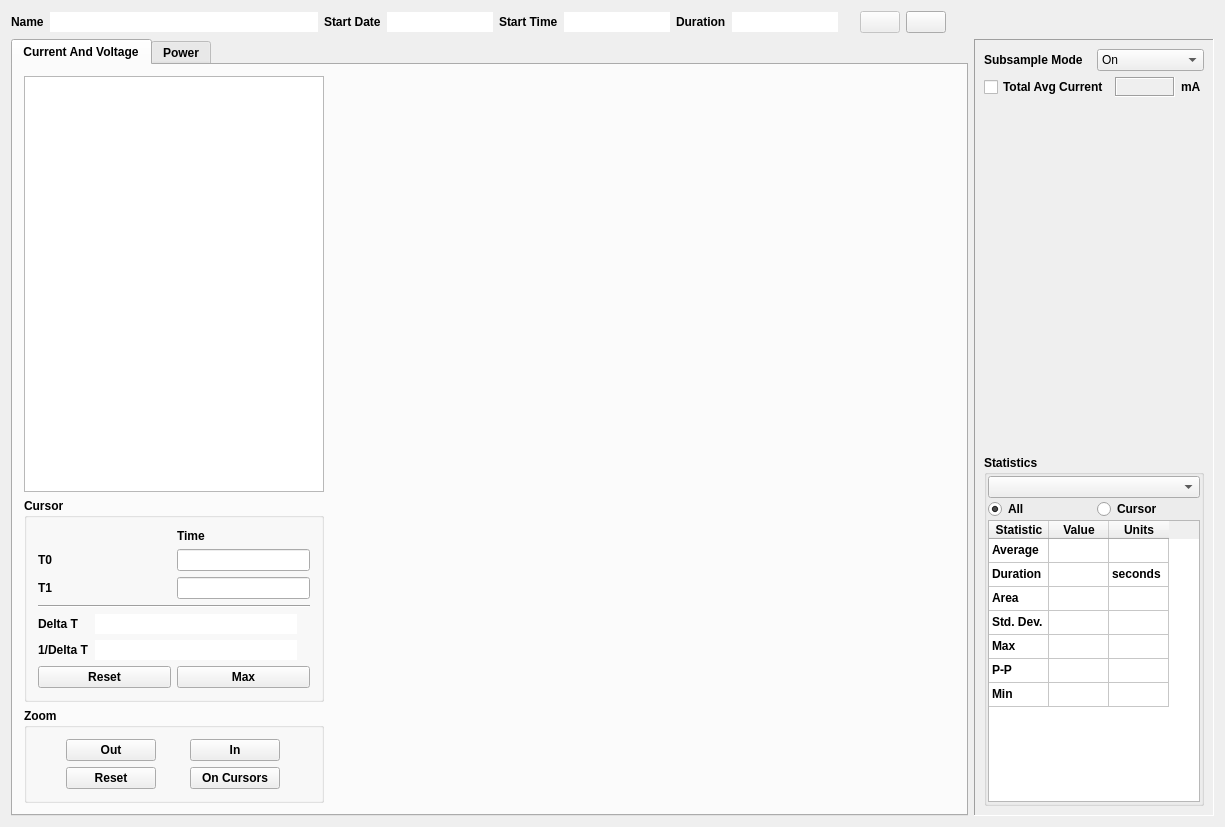
<?xml version="1.0" encoding="UTF-8"?>
<ui version="4.0">
 <class>EPMViewerWindowClass</class>
 <widget class="QWidget" name="EPMViewerWindowClass">
  <property name="geometry">
   <rect>
    <x>0</x>
    <y>0</y>
    <width>1225</width>
    <height>827</height>
   </rect>
  </property>
  <property name="sizePolicy">
   <sizepolicy hsizetype="Expanding" vsizetype="Expanding">
    <horstretch>0</horstretch>
    <verstretch>0</verstretch>
   </sizepolicy>
  </property>
  <property name="minimumSize">
   <size>
    <width>0</width>
    <height>0</height>
   </size>
  </property>
  <property name="maximumSize">
   <size>
    <width>16777215</width>
    <height>16777215</height>
   </size>
  </property>
  <property name="windowTitle">
   <string>Alpaca Viewer</string>
  </property>
  <property name="windowIcon">
   <iconset resource="Resources/AlpacaViewer.qrc">
    <normaloff>:/AlpacaViewer.ico</normaloff>:/AlpacaViewer.ico</iconset>
  </property>
  <layout class="QVBoxLayout" name="_topLayout">
   <item>
    <layout class="QHBoxLayout" name="captionLayout">
     <property name="spacing">
      <number>6</number>
     </property>
     <property name="bottomMargin">
      <number>0</number>
     </property>
     <item>
      <widget class="QLabel" name="label_4">
       <property name="text">
        <string>&lt;html&gt;&lt;head/&gt;&lt;body&gt;&lt;p&gt;&lt;span style=&quot; font-weight:600;&quot;&gt;Name&lt;/span&gt;&lt;/p&gt;&lt;/body&gt;&lt;/html&gt;</string>
       </property>
      </widget>
     </item>
     <item>
      <widget class="QLineEdit" name="_name">
       <property name="minimumSize">
        <size>
         <width>160</width>
         <height>0</height>
        </size>
       </property>
       <property name="autoFillBackground">
        <bool>false</bool>
       </property>
       <property name="frame">
        <bool>false</bool>
       </property>
       <property name="readOnly">
        <bool>true</bool>
       </property>
      </widget>
     </item>
     <item>
      <widget class="QLabel" name="label_5">
       <property name="text">
        <string>&lt;html&gt;&lt;head/&gt;&lt;body&gt;&lt;p&gt;&lt;span style=&quot; font-weight:600;&quot;&gt;Start Date&lt;/span&gt;&lt;/p&gt;&lt;/body&gt;&lt;/html&gt;</string>
       </property>
      </widget>
     </item>
     <item>
      <widget class="QLineEdit" name="_startDate">
       <property name="sizePolicy">
        <sizepolicy hsizetype="Minimum" vsizetype="Fixed">
         <horstretch>0</horstretch>
         <verstretch>0</verstretch>
        </sizepolicy>
       </property>
       <property name="minimumSize">
        <size>
         <width>80</width>
         <height>0</height>
        </size>
       </property>
       <property name="frame">
        <bool>false</bool>
       </property>
       <property name="alignment">
        <set>Qt::AlignLeading|Qt::AlignLeft|Qt::AlignVCenter</set>
       </property>
       <property name="readOnly">
        <bool>true</bool>
       </property>
      </widget>
     </item>
     <item>
      <widget class="QLabel" name="label_6">
       <property name="text">
        <string>&lt;html&gt;&lt;head/&gt;&lt;body&gt;&lt;p&gt;&lt;span style=&quot; font-weight:600;&quot;&gt;Start Time&lt;/span&gt;&lt;/p&gt;&lt;/body&gt;&lt;/html&gt;</string>
       </property>
      </widget>
     </item>
     <item>
      <widget class="QLineEdit" name="_startTime">
       <property name="sizePolicy">
        <sizepolicy hsizetype="Minimum" vsizetype="Fixed">
         <horstretch>0</horstretch>
         <verstretch>0</verstretch>
        </sizepolicy>
       </property>
       <property name="minimumSize">
        <size>
         <width>80</width>
         <height>0</height>
        </size>
       </property>
       <property name="frame">
        <bool>false</bool>
       </property>
       <property name="alignment">
        <set>Qt::AlignLeading|Qt::AlignLeft|Qt::AlignVCenter</set>
       </property>
       <property name="readOnly">
        <bool>true</bool>
       </property>
      </widget>
     </item>
     <item>
      <widget class="QLabel" name="label_7">
       <property name="text">
        <string>&lt;html&gt;&lt;head/&gt;&lt;body&gt;&lt;p&gt;&lt;span style=&quot; font-weight:600;&quot;&gt;Duration&lt;/span&gt;&lt;/p&gt;&lt;/body&gt;&lt;/html&gt;</string>
       </property>
      </widget>
     </item>
     <item>
      <widget class="QLineEdit" name="_duration">
       <property name="sizePolicy">
        <sizepolicy hsizetype="Minimum" vsizetype="Fixed">
         <horstretch>0</horstretch>
         <verstretch>0</verstretch>
        </sizepolicy>
       </property>
       <property name="minimumSize">
        <size>
         <width>80</width>
         <height>0</height>
        </size>
       </property>
       <property name="frame">
        <bool>false</bool>
       </property>
       <property name="alignment">
        <set>Qt::AlignJustify|Qt::AlignVCenter</set>
       </property>
       <property name="readOnly">
        <bool>true</bool>
       </property>
      </widget>
     </item>
     <item>
      <spacer name="horizontalSpacer_3">
       <property name="orientation">
        <enum>Qt::Horizontal</enum>
       </property>
       <property name="sizeType">
        <enum>QSizePolicy::Fixed</enum>
       </property>
       <property name="sizeHint" stdset="0">
        <size>
         <width>16</width>
         <height>20</height>
        </size>
       </property>
      </spacer>
     </item>
     <item>
      <widget class="QPushButton" name="_exportButton">
       <property name="enabled">
        <bool>false</bool>
       </property>
       <property name="contextMenuPolicy">
        <enum>Qt::NoContextMenu</enum>
       </property>
       <property name="toolTip">
        <string>&lt;html&gt;&lt;head/&gt;&lt;body&gt;&lt;p&gt;Export selected or unselected series&lt;/p&gt;&lt;/body&gt;&lt;/html&gt;</string>
       </property>
       <property name="text">
        <string/>
       </property>
       <property name="icon">
        <iconset resource="Resources/AlpacaViewer.qrc">
         <normaloff>:/Export.png</normaloff>:/Export.png</iconset>
       </property>
       <property name="iconSize">
        <size>
         <width>27</width>
         <height>20</height>
        </size>
       </property>
      </widget>
     </item>
     <item>
      <widget class="QPushButton" name="_locateExportFolder">
       <property name="contextMenuPolicy">
        <enum>Qt::NoContextMenu</enum>
       </property>
       <property name="text">
        <string/>
       </property>
       <property name="icon">
        <iconset resource="Resources/AlpacaViewer.qrc">
         <normaloff>:/folder-play.png</normaloff>:/folder-play.png</iconset>
       </property>
       <property name="iconSize">
        <size>
         <width>27</width>
         <height>20</height>
        </size>
       </property>
      </widget>
     </item>
     <item>
      <spacer name="horizontalSpacer_2">
       <property name="orientation">
        <enum>Qt::Horizontal</enum>
       </property>
       <property name="sizeHint" stdset="0">
        <size>
         <width>40</width>
         <height>20</height>
        </size>
       </property>
      </spacer>
     </item>
    </layout>
   </item>
   <item>
    <layout class="QHBoxLayout" name="horizontalLayout_4" stretch="10,1">
     <item>
      <widget class="QTabWidget" name="_tabWidget">
       <property name="font">
        <font>
         <bold>true</bold>
        </font>
       </property>
       <property name="currentIndex">
        <number>0</number>
       </property>
       <widget class="QWidget" name="_currentAndVoltageTab">
        <attribute name="title">
         <string>Current And Voltage</string>
        </attribute>
        <layout class="QHBoxLayout" name="horizontalLayout_8" stretch="1,10">
         <item>
          <layout class="QVBoxLayout" name="verticalLayout_12">
           <item>
            <widget class="EPMChannelTable" name="_channelTable">
             <property name="sizePolicy">
              <sizepolicy hsizetype="Fixed" vsizetype="Expanding">
               <horstretch>0</horstretch>
               <verstretch>0</verstretch>
              </sizepolicy>
             </property>
             <property name="minimumSize">
              <size>
               <width>300</width>
               <height>0</height>
              </size>
             </property>
             <property name="maximumSize">
              <size>
               <width>300</width>
               <height>16777215</height>
              </size>
             </property>
             <property name="verticalScrollBarPolicy">
              <enum>Qt::ScrollBarAsNeeded</enum>
             </property>
             <property name="horizontalScrollBarPolicy">
              <enum>Qt::ScrollBarAlwaysOff</enum>
             </property>
             <property name="editTriggers">
              <set>QAbstractItemView::NoEditTriggers</set>
             </property>
             <property name="selectionMode">
              <enum>QAbstractItemView::NoSelection</enum>
             </property>
             <attribute name="horizontalHeaderMinimumSectionSize">
              <number>30</number>
             </attribute>
             <attribute name="horizontalHeaderDefaultSectionSize">
              <number>30</number>
             </attribute>
             <attribute name="verticalHeaderVisible">
              <bool>false</bool>
             </attribute>
             <attribute name="verticalHeaderMinimumSectionSize">
              <number>24</number>
             </attribute>
             <attribute name="verticalHeaderDefaultSectionSize">
              <number>24</number>
             </attribute>
            </widget>
           </item>
           <item>
            <layout class="QVBoxLayout" name="verticalLayout_11">
             <item>
              <widget class="QGroupBox" name="groupBox_2">
               <property name="sizePolicy">
                <sizepolicy hsizetype="Preferred" vsizetype="Preferred">
                 <horstretch>0</horstretch>
                 <verstretch>0</verstretch>
                </sizepolicy>
               </property>
               <property name="minimumSize">
                <size>
                 <width>250</width>
                 <height>0</height>
                </size>
               </property>
               <property name="title">
                <string>Cursor</string>
               </property>
               <layout class="QVBoxLayout" name="verticalLayout_15">
                <item>
                 <layout class="QVBoxLayout" name="verticalLayout_14">
                  <item>
                   <layout class="QHBoxLayout" name="horizontalLayout_9">
                    <item>
                     <layout class="QVBoxLayout" name="verticalLayout_7">
                      <item>
                       <spacer name="horizontalSpacer">
                        <property name="orientation">
                         <enum>Qt::Horizontal</enum>
                        </property>
                        <property name="sizeHint" stdset="0">
                         <size>
                          <width>40</width>
                          <height>20</height>
                         </size>
                        </property>
                       </spacer>
                      </item>
                      <item>
                       <widget class="QLabel" name="label_8">
                        <property name="text">
                         <string>&lt;html&gt;&lt;head/&gt;&lt;body&gt;&lt;p&gt;T0&lt;/p&gt;&lt;/body&gt;&lt;/html&gt;</string>
                        </property>
                       </widget>
                      </item>
                      <item>
                       <widget class="QLabel" name="label_9">
                        <property name="text">
                         <string>&lt;html&gt;&lt;head/&gt;&lt;body&gt;&lt;p&gt;T1&lt;/p&gt;&lt;/body&gt;&lt;/html&gt;</string>
                        </property>
                       </widget>
                      </item>
                     </layout>
                    </item>
                    <item>
                     <layout class="QVBoxLayout" name="verticalLayout_13">
                      <item>
                       <widget class="QLabel" name="label_10">
                        <property name="text">
                         <string>&lt;html&gt;&lt;head/&gt;&lt;body&gt;&lt;p&gt;Time&lt;/p&gt;&lt;/body&gt;&lt;/html&gt;</string>
                        </property>
                       </widget>
                      </item>
                      <item>
                       <widget class="QLineEdit" name="_t0"/>
                      </item>
                      <item>
                       <widget class="QLineEdit" name="_t1"/>
                      </item>
                     </layout>
                    </item>
                   </layout>
                  </item>
                  <item>
                   <widget class="Line" name="line">
                    <property name="orientation">
                     <enum>Qt::Horizontal</enum>
                    </property>
                   </widget>
                  </item>
                  <item>
                   <layout class="QHBoxLayout" name="horizontalLayout_5">
                    <item>
                     <layout class="QVBoxLayout" name="verticalLayout_5">
                      <item>
                       <widget class="QLabel" name="label_11">
                        <property name="text">
                         <string>&lt;html&gt;&lt;head/&gt;&lt;body&gt;&lt;p&gt;Delta T&lt;/p&gt;&lt;/body&gt;&lt;/html&gt;</string>
                        </property>
                       </widget>
                      </item>
                      <item>
                       <widget class="QLabel" name="label_12">
                        <property name="text">
                         <string>&lt;html&gt;&lt;head/&gt;&lt;body&gt;&lt;p&gt;1/Delta T&lt;/p&gt;&lt;/body&gt;&lt;/html&gt;</string>
                        </property>
                       </widget>
                      </item>
                     </layout>
                    </item>
                    <item>
                     <layout class="QVBoxLayout" name="verticalLayout_6">
                      <item>
                       <widget class="QLineEdit" name="_deltaT">
                        <property name="frame">
                         <bool>false</bool>
                        </property>
                        <property name="alignment">
                         <set>Qt::AlignCenter</set>
                        </property>
                        <property name="readOnly">
                         <bool>true</bool>
                        </property>
                       </widget>
                      </item>
                      <item>
                       <widget class="QLineEdit" name="_1DivDeltaT">
                        <property name="frame">
                         <bool>false</bool>
                        </property>
                        <property name="alignment">
                         <set>Qt::AlignCenter</set>
                        </property>
                        <property name="readOnly">
                         <bool>true</bool>
                        </property>
                       </widget>
                      </item>
                     </layout>
                    </item>
                    <item>
                     <layout class="QVBoxLayout" name="verticalLayout_16">
                      <item>
                       <widget class="QLabel" name="_deltaTLabel">
                        <property name="text">
                         <string/>
                        </property>
                       </widget>
                      </item>
                      <item>
                       <widget class="QLabel" name="_1DivDeltaTLabel">
                        <property name="text">
                         <string/>
                        </property>
                       </widget>
                      </item>
                     </layout>
                    </item>
                   </layout>
                  </item>
                 </layout>
                </item>
                <item>
                 <layout class="QHBoxLayout" name="horizontalLayout_6">
                  <item>
                   <widget class="QPushButton" name="_resetButton">
                    <property name="text">
                     <string>Reset</string>
                    </property>
                   </widget>
                  </item>
                  <item>
                   <widget class="QPushButton" name="_maxButton">
                    <property name="text">
                     <string>Max</string>
                    </property>
                   </widget>
                  </item>
                 </layout>
                </item>
               </layout>
              </widget>
             </item>
             <item>
              <widget class="QGroupBox" name="groupBox_3">
               <property name="sizePolicy">
                <sizepolicy hsizetype="Preferred" vsizetype="Preferred">
                 <horstretch>0</horstretch>
                 <verstretch>0</verstretch>
                </sizepolicy>
               </property>
               <property name="title">
                <string>Zoom</string>
               </property>
               <layout class="QVBoxLayout" name="verticalLayout_10">
                <item>
                 <layout class="QHBoxLayout" name="horizontalLayout_7">
                  <item>
                   <layout class="QVBoxLayout" name="verticalLayout_8">
                    <item>
                     <widget class="QPushButton" name="_zoomOutButton">
                      <property name="sizePolicy">
                       <sizepolicy hsizetype="Maximum" vsizetype="Fixed">
                        <horstretch>0</horstretch>
                        <verstretch>0</verstretch>
                       </sizepolicy>
                      </property>
                      <property name="maximumSize">
                       <size>
                        <width>90</width>
                        <height>16777215</height>
                       </size>
                      </property>
                      <property name="text">
                       <string>Out</string>
                      </property>
                     </widget>
                    </item>
                    <item>
                     <widget class="QPushButton" name="_resetZoomButton">
                      <property name="sizePolicy">
                       <sizepolicy hsizetype="Maximum" vsizetype="Fixed">
                        <horstretch>0</horstretch>
                        <verstretch>0</verstretch>
                       </sizepolicy>
                      </property>
                      <property name="maximumSize">
                       <size>
                        <width>90</width>
                        <height>16777215</height>
                       </size>
                      </property>
                      <property name="text">
                       <string>Reset</string>
                      </property>
                     </widget>
                    </item>
                   </layout>
                  </item>
                  <item>
                   <layout class="QVBoxLayout" name="verticalLayout_9">
                    <item>
                     <widget class="QPushButton" name="_zoomInButton">
                      <property name="sizePolicy">
                       <sizepolicy hsizetype="Maximum" vsizetype="Fixed">
                        <horstretch>0</horstretch>
                        <verstretch>0</verstretch>
                       </sizepolicy>
                      </property>
                      <property name="minimumSize">
                       <size>
                        <width>80</width>
                        <height>0</height>
                       </size>
                      </property>
                      <property name="maximumSize">
                       <size>
                        <width>90</width>
                        <height>80</height>
                       </size>
                      </property>
                      <property name="text">
                       <string>In</string>
                      </property>
                     </widget>
                    </item>
                    <item>
                     <widget class="QPushButton" name="_zoomOnCursorButton">
                      <property name="sizePolicy">
                       <sizepolicy hsizetype="Maximum" vsizetype="Fixed">
                        <horstretch>0</horstretch>
                        <verstretch>0</verstretch>
                       </sizepolicy>
                      </property>
                      <property name="minimumSize">
                       <size>
                        <width>80</width>
                        <height>0</height>
                       </size>
                      </property>
                      <property name="maximumSize">
                       <size>
                        <width>90</width>
                        <height>16777215</height>
                       </size>
                      </property>
                      <property name="text">
                       <string>On Cursors</string>
                      </property>
                     </widget>
                    </item>
                   </layout>
                  </item>
                 </layout>
                </item>
               </layout>
              </widget>
             </item>
            </layout>
           </item>
          </layout>
         </item>
         <item>
          <layout class="QVBoxLayout" name="verticalLayout">
           <item>
            <widget class="CurrentChart" name="_currentChart" native="true">
             <property name="sizePolicy">
              <sizepolicy hsizetype="Expanding" vsizetype="Expanding">
               <horstretch>0</horstretch>
               <verstretch>0</verstretch>
              </sizepolicy>
             </property>
             <property name="minimumSize">
              <size>
               <width>50</width>
               <height>50</height>
              </size>
             </property>
            </widget>
           </item>
           <item>
            <widget class="VoltageChart" name="_voltageChart" native="true">
             <property name="sizePolicy">
              <sizepolicy hsizetype="Expanding" vsizetype="Expanding">
               <horstretch>0</horstretch>
               <verstretch>0</verstretch>
              </sizepolicy>
             </property>
             <property name="minimumSize">
              <size>
               <width>50</width>
               <height>50</height>
              </size>
             </property>
            </widget>
           </item>
          </layout>
         </item>
        </layout>
       </widget>
       <widget class="QWidget" name="_powerTab">
        <attribute name="title">
         <string>Power</string>
        </attribute>
        <layout class="QHBoxLayout" name="horizontalLayout_10">
         <item>
          <widget class="EPMChannelTable" name="_powerChannelTable">
           <property name="sizePolicy">
            <sizepolicy hsizetype="Fixed" vsizetype="Expanding">
             <horstretch>0</horstretch>
             <verstretch>0</verstretch>
            </sizepolicy>
           </property>
           <property name="minimumSize">
            <size>
             <width>250</width>
             <height>0</height>
            </size>
           </property>
           <property name="maximumSize">
            <size>
             <width>250</width>
             <height>16777215</height>
            </size>
           </property>
           <property name="verticalScrollBarPolicy">
            <enum>Qt::ScrollBarAsNeeded</enum>
           </property>
           <property name="horizontalScrollBarPolicy">
            <enum>Qt::ScrollBarAlwaysOff</enum>
           </property>
           <property name="editTriggers">
            <set>QAbstractItemView::NoEditTriggers</set>
           </property>
           <property name="selectionMode">
            <enum>QAbstractItemView::NoSelection</enum>
           </property>
           <attribute name="horizontalHeaderMinimumSectionSize">
            <number>30</number>
           </attribute>
           <attribute name="horizontalHeaderDefaultSectionSize">
            <number>30</number>
           </attribute>
           <attribute name="verticalHeaderVisible">
            <bool>false</bool>
           </attribute>
           <attribute name="verticalHeaderMinimumSectionSize">
            <number>24</number>
           </attribute>
           <attribute name="verticalHeaderDefaultSectionSize">
            <number>24</number>
           </attribute>
           <column>
            <property name="text">
             <string/>
            </property>
           </column>
           <column>
            <property name="text">
             <string>Channel Name</string>
            </property>
           </column>
           <column>
            <property name="text">
             <string/>
            </property>
           </column>
           <column>
            <property name="text">
             <string>?</string>
            </property>
           </column>
          </widget>
         </item>
         <item>
          <widget class="PowerChart" name="_powerChart" native="true">
           <property name="sizePolicy">
            <sizepolicy hsizetype="Expanding" vsizetype="Expanding">
             <horstretch>0</horstretch>
             <verstretch>0</verstretch>
            </sizepolicy>
           </property>
           <property name="minimumSize">
            <size>
             <width>50</width>
             <height>50</height>
            </size>
           </property>
          </widget>
         </item>
        </layout>
       </widget>
      </widget>
     </item>
     <item>
      <widget class="QFrame" name="frame">
       <property name="frameShape">
        <enum>QFrame::Panel</enum>
       </property>
       <property name="frameShadow">
        <enum>QFrame::Sunken</enum>
       </property>
       <layout class="QVBoxLayout" name="verticalLayout_2">
        <property name="leftMargin">
         <number>9</number>
        </property>
        <property name="topMargin">
         <number>9</number>
        </property>
        <property name="rightMargin">
         <number>9</number>
        </property>
        <property name="bottomMargin">
         <number>9</number>
        </property>
        <item>
         <layout class="QHBoxLayout" name="horizontalLayout">
          <item>
           <widget class="QLabel" name="label">
            <property name="text">
             <string>&lt;html&gt;&lt;head/&gt;&lt;body&gt;&lt;p&gt;&lt;span style=&quot; font-weight:600;&quot;&gt;Subsample Mode&lt;/span&gt;&lt;/p&gt;&lt;/body&gt;&lt;/html&gt;</string>
            </property>
           </widget>
          </item>
          <item>
           <widget class="QComboBox" name="_subSampleMode">
            <item>
             <property name="text">
              <string>On</string>
             </property>
            </item>
            <item>
             <property name="text">
              <string>Max Peak</string>
             </property>
            </item>
            <item>
             <property name="text">
              <string>Min Peak</string>
             </property>
            </item>
            <item>
             <property name="text">
              <string>Average</string>
             </property>
            </item>
            <item>
             <property name="text">
              <string>Off</string>
             </property>
            </item>
           </widget>
          </item>
         </layout>
        </item>
        <item>
         <layout class="QHBoxLayout" name="horizontalLayout_2">
          <item>
           <widget class="QCheckBox" name="_totalAvgCurrentCheckBox">
            <property name="font">
             <font>
              <bold>true</bold>
             </font>
            </property>
            <property name="text">
             <string>Total Avg Current</string>
            </property>
           </widget>
          </item>
          <item>
           <widget class="QLabel" name="_totalAvgCurrent">
            <property name="minimumSize">
             <size>
              <width>60</width>
              <height>0</height>
             </size>
            </property>
            <property name="frameShape">
             <enum>QFrame::Box</enum>
            </property>
            <property name="frameShadow">
             <enum>QFrame::Sunken</enum>
            </property>
            <property name="text">
             <string/>
            </property>
            <property name="alignment">
             <set>Qt::AlignCenter</set>
            </property>
           </widget>
          </item>
          <item>
           <widget class="QLabel" name="label_3">
            <property name="font">
             <font>
              <bold>true</bold>
             </font>
            </property>
            <property name="text">
             <string>mA </string>
            </property>
           </widget>
          </item>
         </layout>
        </item>
        <item>
         <spacer name="verticalSpacer">
          <property name="orientation">
           <enum>Qt::Vertical</enum>
          </property>
          <property name="sizeHint" stdset="0">
           <size>
            <width>20</width>
            <height>40</height>
           </size>
          </property>
         </spacer>
        </item>
        <item>
         <widget class="QGroupBox" name="groupBox">
          <property name="sizePolicy">
           <sizepolicy hsizetype="Preferred" vsizetype="Expanding">
            <horstretch>0</horstretch>
            <verstretch>0</verstretch>
           </sizepolicy>
          </property>
          <property name="font">
           <font>
            <bold>true</bold>
           </font>
          </property>
          <property name="title">
           <string>Statistics</string>
          </property>
          <layout class="QVBoxLayout" name="verticalLayout_3">
           <property name="spacing">
            <number>1</number>
           </property>
           <property name="leftMargin">
            <number>1</number>
           </property>
           <property name="topMargin">
            <number>1</number>
           </property>
           <property name="rightMargin">
            <number>1</number>
           </property>
           <property name="bottomMargin">
            <number>1</number>
           </property>
           <item>
            <widget class="QComboBox" name="_statItemCombo">
             <property name="maxCount">
              <number>16000</number>
             </property>
             <property name="insertPolicy">
              <enum>QComboBox::InsertAtBottom</enum>
             </property>
            </widget>
           </item>
           <item>
            <layout class="QHBoxLayout" name="horizontalLayout_3">
             <item>
              <widget class="QRadioButton" name="_allStatsRadio">
               <property name="text">
                <string>All</string>
               </property>
               <property name="checked">
                <bool>true</bool>
               </property>
              </widget>
             </item>
             <item>
              <widget class="QRadioButton" name="_cursorStatsRadio">
               <property name="text">
                <string>Cursor</string>
               </property>
              </widget>
             </item>
            </layout>
           </item>
           <item>
            <widget class="QTableWidget" name="_statsTable">
             <property name="sizePolicy">
              <sizepolicy hsizetype="Expanding" vsizetype="Expanding">
               <horstretch>0</horstretch>
               <verstretch>0</verstretch>
              </sizepolicy>
             </property>
             <property name="verticalScrollBarPolicy">
              <enum>Qt::ScrollBarAlwaysOff</enum>
             </property>
             <property name="horizontalScrollBarPolicy">
              <enum>Qt::ScrollBarAlwaysOff</enum>
             </property>
             <property name="editTriggers">
              <set>QAbstractItemView::NoEditTriggers</set>
             </property>
             <attribute name="horizontalHeaderMinimumSectionSize">
              <number>40</number>
             </attribute>
             <attribute name="horizontalHeaderDefaultSectionSize">
              <number>60</number>
             </attribute>
             <attribute name="horizontalHeaderStretchLastSection">
              <bool>false</bool>
             </attribute>
             <attribute name="verticalHeaderVisible">
              <bool>false</bool>
             </attribute>
             <attribute name="verticalHeaderDefaultSectionSize">
              <number>24</number>
             </attribute>
             <row>
              <property name="text">
               <string>Average</string>
              </property>
             </row>
             <row>
              <property name="text">
               <string>Duration</string>
              </property>
             </row>
             <row>
              <property name="text">
               <string>Area</string>
              </property>
             </row>
             <row>
              <property name="text">
               <string>Std. Dev.</string>
              </property>
             </row>
             <row>
              <property name="text">
               <string>Max</string>
              </property>
             </row>
             <row>
              <property name="text">
               <string>P-P</string>
              </property>
             </row>
             <row>
              <property name="text">
               <string>Min</string>
              </property>
             </row>
             <column>
              <property name="text">
               <string>Statistic</string>
              </property>
             </column>
             <column>
              <property name="text">
               <string>Value</string>
              </property>
             </column>
             <column>
              <property name="text">
               <string>Units</string>
              </property>
             </column>
             <item row="0" column="0">
              <property name="text">
               <string>Average</string>
              </property>
             </item>
             <item row="0" column="2">
              <property name="text">
               <string/>
              </property>
             </item>
             <item row="1" column="0">
              <property name="text">
               <string>Duration</string>
              </property>
             </item>
             <item row="1" column="2">
              <property name="text">
               <string>seconds</string>
              </property>
             </item>
             <item row="2" column="0">
              <property name="text">
               <string>Area</string>
              </property>
             </item>
             <item row="2" column="2">
              <property name="text">
               <string/>
              </property>
             </item>
             <item row="3" column="0">
              <property name="text">
               <string>Std. Dev.</string>
              </property>
             </item>
             <item row="4" column="0">
              <property name="text">
               <string>Max</string>
              </property>
             </item>
             <item row="4" column="2">
              <property name="text">
               <string/>
              </property>
             </item>
             <item row="5" column="0">
              <property name="text">
               <string>P-P</string>
              </property>
             </item>
             <item row="5" column="2">
              <property name="text">
               <string/>
              </property>
             </item>
             <item row="6" column="0">
              <property name="text">
               <string>Min</string>
              </property>
             </item>
             <item row="6" column="2">
              <property name="text">
               <string/>
              </property>
             </item>
            </widget>
           </item>
          </layout>
         </widget>
        </item>
       </layout>
      </widget>
     </item>
    </layout>
   </item>
  </layout>
 </widget>
 <layoutdefault spacing="6" margin="11"/>
 <customwidgets>
  <customwidget>
   <class>EPMChannelTable</class>
   <extends>QTableWidget</extends>
   <header location="global">EPMChannelTable.h</header>
  </customwidget>
  <customwidget>
   <class>CurrentChart</class>
   <extends>QWidget</extends>
   <header location="global">CurrentChart.h</header>
   <container>1</container>
  </customwidget>
  <customwidget>
   <class>VoltageChart</class>
   <extends>QWidget</extends>
   <header>VoltageChart.h</header>
   <container>1</container>
  </customwidget>
  <customwidget>
   <class>PowerChart</class>
   <extends>QWidget</extends>
   <header>PowerChart.h</header>
   <container>1</container>
  </customwidget>
 </customwidgets>
 <resources>
  <include location="Resources/AlpacaViewer.qrc"/>
 </resources>
 <connections/>
</ui>
